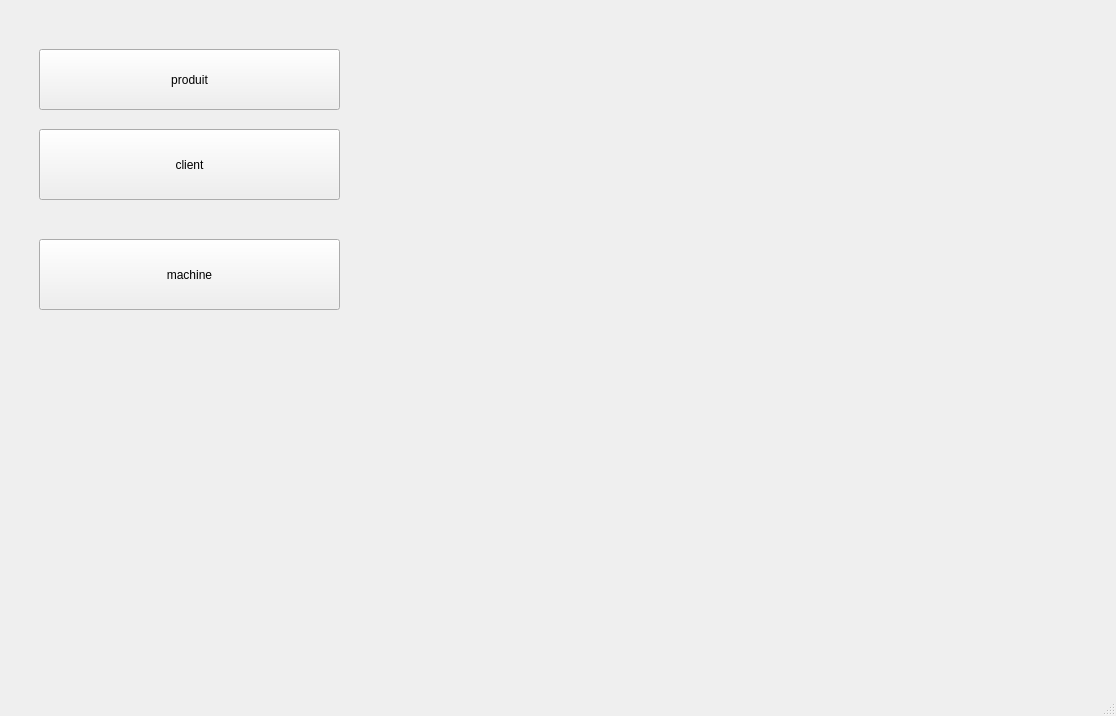
<?xml version="1.0" encoding="UTF-8"?>
<ui version="4.0">
 <class>MainWindow</class>
 <widget class="QMainWindow" name="MainWindow">
  <property name="geometry">
   <rect>
    <x>0</x>
    <y>0</y>
    <width>1116</width>
    <height>716</height>
   </rect>
  </property>
  <property name="windowTitle">
   <string>MainWindow</string>
  </property>
  <widget class="QWidget" name="centralwidget">
   <layout class="QHBoxLayout" name="horizontalLayout">
    <item>
     <widget class="QStackedWidget" name="stackedWidgetpp">
      <property name="currentIndex">
       <number>1</number>
      </property>
      <widget class="QWidget" name="pageproduit">
       <widget class="QStackedWidget" name="stackedwidgetprincipale">
        <property name="geometry">
         <rect>
          <x>199</x>
          <y>10</y>
          <width>871</width>
          <height>651</height>
         </rect>
        </property>
        <property name="currentIndex">
         <number>2</number>
        </property>
        <widget class="QWidget" name="pageajoutproduit">
         <layout class="QGridLayout" name="gridLayout">
          <item row="0" column="0">
           <widget class="QFrame" name="frame">
            <property name="frameShape">
             <enum>QFrame::Shape::StyledPanel</enum>
            </property>
            <property name="frameShadow">
             <enum>QFrame::Shadow::Raised</enum>
            </property>
            <widget class="QPushButton" name="bouttonajouterproduit">
             <property name="geometry">
              <rect>
               <x>130</x>
               <y>360</y>
               <width>181</width>
               <height>29</height>
              </rect>
             </property>
             <property name="styleSheet">
              <string notr="true">QPushButton {
    background-color: #2196F3; /* Bleu primaire */
    color: white;
    border: 1px solid #0D47A1; /* Bleu foncé */
    border-radius: 5px;
    padding: 5px;
}
QPushButton:hover {
    background-color: #1976D2; /* Bleu intermédiaire */
}
QPushButton:pressed {
    background-color: #1565C0; /* Bleu plus foncé */
}</string>
             </property>
             <property name="text">
              <string>ajouter</string>
             </property>
            </widget>
            <widget class="QFrame" name="frame_3">
             <property name="geometry">
              <rect>
               <x>10</x>
               <y>60</y>
               <width>181</width>
               <height>281</height>
              </rect>
             </property>
             <property name="frameShape">
              <enum>QFrame::Shape::StyledPanel</enum>
             </property>
             <property name="frameShadow">
              <enum>QFrame::Shadow::Raised</enum>
             </property>
             <layout class="QVBoxLayout" name="verticalLayout">
              <item>
               <widget class="QLabel" name="label">
                <property name="text">
                 <string>Type</string>
                </property>
               </widget>
              </item>
              <item>
               <widget class="QLabel" name="label_2">
                <property name="text">
                 <string>Nom</string>
                </property>
               </widget>
              </item>
              <item>
               <widget class="QLabel" name="label_3">
                <property name="text">
                 <string>Prix</string>
                </property>
               </widget>
              </item>
              <item>
               <widget class="QLabel" name="label_4">
                <property name="text">
                 <string>Quantité</string>
                </property>
               </widget>
              </item>
             </layout>
            </widget>
            <widget class="QFrame" name="frame_4">
             <property name="geometry">
              <rect>
               <x>210</x>
               <y>60</y>
               <width>221</width>
               <height>281</height>
              </rect>
             </property>
             <property name="frameShape">
              <enum>QFrame::Shape::StyledPanel</enum>
             </property>
             <property name="frameShadow">
              <enum>QFrame::Shadow::Raised</enum>
             </property>
             <layout class="QVBoxLayout" name="verticalLayout_2">
              <item>
               <widget class="QComboBox" name="boxtype">
                <item>
                 <property name="text">
                  <string>naturel</string>
                 </property>
                </item>
                <item>
                 <property name="text">
                  <string>chimique</string>
                 </property>
                </item>
               </widget>
              </item>
              <item>
               <widget class="QLineEdit" name="inputnomp">
                <property name="styleSheet">
                 <string notr="true">QLineEdit {
    border: 1px solid #64B5F6; /* Bleu clair */
    border-radius: 3px;
    padding: 5px;
    background-color: white;
}
QLineEdit:focus {
    border: 2px solid #1E88E5; /* Bleu vif */
}</string>
                </property>
               </widget>
              </item>
              <item>
               <widget class="QLineEdit" name="inputprixp">
                <property name="styleSheet">
                 <string notr="true">QLineEdit {
    border: 1px solid #64B5F6; /* Bleu clair */
    border-radius: 3px;
    padding: 5px;
    background-color: white;
}
QLineEdit:focus {
    border: 2px solid #1E88E5; /* Bleu vif */
}</string>
                </property>
               </widget>
              </item>
              <item>
               <widget class="QLineEdit" name="inputquantite">
                <property name="styleSheet">
                 <string notr="true">QLineEdit {
    border: 1px solid #64B5F6; /* Bleu clair */
    border-radius: 3px;
    padding: 5px;
    background-color: white;
}
QLineEdit:focus {
    border: 2px solid #1E88E5; /* Bleu vif */
}</string>
                </property>
               </widget>
              </item>
             </layout>
            </widget>
           </widget>
          </item>
         </layout>
        </widget>
        <widget class="QWidget" name="pagemodifierproduit">
         <widget class="QLabel" name="label_5">
          <property name="geometry">
           <rect>
            <x>90</x>
            <y>60</y>
            <width>121</width>
            <height>41</height>
           </rect>
          </property>
          <property name="text">
           <string>ID Produit</string>
          </property>
         </widget>
         <widget class="QFrame" name="frame_5">
          <property name="geometry">
           <rect>
            <x>80</x>
            <y>120</y>
            <width>161</width>
            <height>281</height>
           </rect>
          </property>
          <property name="frameShape">
           <enum>QFrame::Shape::StyledPanel</enum>
          </property>
          <property name="frameShadow">
           <enum>QFrame::Shadow::Raised</enum>
          </property>
          <layout class="QVBoxLayout" name="verticalLayout_4">
           <item>
            <widget class="QLabel" name="label_6">
             <property name="text">
              <string>Type</string>
             </property>
            </widget>
           </item>
           <item>
            <widget class="QLabel" name="label_7">
             <property name="text">
              <string>Nom</string>
             </property>
            </widget>
           </item>
           <item>
            <widget class="QLabel" name="label_8">
             <property name="text">
              <string>Prix</string>
             </property>
            </widget>
           </item>
           <item>
            <widget class="QLabel" name="label_9">
             <property name="text">
              <string>Quantité</string>
             </property>
            </widget>
           </item>
          </layout>
         </widget>
         <widget class="QFrame" name="frame_6">
          <property name="geometry">
           <rect>
            <x>270</x>
            <y>120</y>
            <width>191</width>
            <height>281</height>
           </rect>
          </property>
          <property name="frameShape">
           <enum>QFrame::Shape::StyledPanel</enum>
          </property>
          <property name="frameShadow">
           <enum>QFrame::Shadow::Raised</enum>
          </property>
          <layout class="QVBoxLayout" name="verticalLayout_5">
           <item>
            <widget class="QLineEdit" name="inputtypemodi">
             <property name="styleSheet">
              <string notr="true">QLineEdit {
    border: 1px solid #64B5F6; /* Bleu clair */
    border-radius: 3px;
    padding: 5px;
    background-color: white;
}
QLineEdit:focus {
    border: 2px solid #1E88E5; /* Bleu vif */
}</string>
             </property>
            </widget>
           </item>
           <item>
            <widget class="QLineEdit" name="inputnommodif">
             <property name="styleSheet">
              <string notr="true">QLineEdit {
    border: 1px solid #64B5F6; /* Bleu clair */
    border-radius: 3px;
    padding: 5px;
    background-color: white;
}
QLineEdit:focus {
    border: 2px solid #1E88E5; /* Bleu vif */
}</string>
             </property>
            </widget>
           </item>
           <item>
            <widget class="QLineEdit" name="inputprixmodif">
             <property name="styleSheet">
              <string notr="true">QLineEdit {
    border: 1px solid #64B5F6; /* Bleu clair */
    border-radius: 3px;
    padding: 5px;
    background-color: white;
}
QLineEdit:focus {
    border: 2px solid #1E88E5; /* Bleu vif */
}</string>
             </property>
            </widget>
           </item>
           <item>
            <widget class="QLineEdit" name="inputquantitemodif">
             <property name="styleSheet">
              <string notr="true">QLineEdit {
    border: 1px solid #64B5F6; /* Bleu clair */
    border-radius: 3px;
    padding: 5px;
    background-color: white;
}
QLineEdit:focus {
    border: 2px solid #1E88E5; /* Bleu vif */
}</string>
             </property>
            </widget>
           </item>
          </layout>
         </widget>
         <widget class="QLineEdit" name="idproduitmodifie">
          <property name="geometry">
           <rect>
            <x>210</x>
            <y>70</y>
            <width>113</width>
            <height>28</height>
           </rect>
          </property>
          <property name="styleSheet">
           <string notr="true">QLineEdit {
    border: 1px solid #64B5F6; /* Bleu clair */
    border-radius: 3px;
    padding: 5px;
    background-color: white;
}
QLineEdit:focus {
    border: 2px solid #1E88E5; /* Bleu vif */
}</string>
          </property>
         </widget>
         <widget class="QPushButton" name="bouttonidproduitmodif">
          <property name="geometry">
           <rect>
            <x>350</x>
            <y>70</y>
            <width>83</width>
            <height>29</height>
           </rect>
          </property>
          <property name="styleSheet">
           <string notr="true">QPushButton {
    background-color: #2196F3; /* Bleu primaire */
    color: white;
    border: 1px solid #0D47A1; /* Bleu foncé */
    border-radius: 5px;
    padding: 5px;
}
QPushButton:hover {
    background-color: #1976D2; /* Bleu intermédiaire */
}
QPushButton:pressed {
    background-color: #1565C0; /* Bleu plus foncé */
}</string>
          </property>
          <property name="text">
           <string>envoyer</string>
          </property>
         </widget>
         <widget class="QPushButton" name="bouttonconfirmermodification">
          <property name="geometry">
           <rect>
            <x>220</x>
            <y>420</y>
            <width>83</width>
            <height>29</height>
           </rect>
          </property>
          <property name="styleSheet">
           <string notr="true">QPushButton {
    background-color: #2196F3; /* Bleu primaire */
    color: white;
    border: 1px solid #0D47A1; /* Bleu foncé */
    border-radius: 5px;
    padding: 5px;
}
QPushButton:hover {
    background-color: #1976D2; /* Bleu intermédiaire */
}
QPushButton:pressed {
    background-color: #1565C0; /* Bleu plus foncé */
}</string>
          </property>
          <property name="text">
           <string>Confirmer</string>
          </property>
         </widget>
        </widget>
        <widget class="QWidget" name="pageafficherproduits">
         <layout class="QVBoxLayout" name="verticalLayout_6">
          <item>
           <widget class="QTableView" name="tableauproduits">
            <attribute name="verticalHeaderVisible">
             <bool>false</bool>
            </attribute>
           </widget>
          </item>
          <item>
           <widget class="QPushButton" name="pushButton_pdf">
            <property name="styleSheet">
             <string notr="true">QPushButton {
    background-color: #2196F3; /* Bleu primaire */
    color: white;
    border: 1px solid #0D47A1; /* Bleu foncé */
    border-radius: 5px;
    padding: 5px;
}
QPushButton:hover {
    background-color: #1976D2; /* Bleu intermédiaire */
}
QPushButton:pressed {
    background-color: #1565C0; /* Bleu plus foncé */
}</string>
            </property>
            <property name="text">
             <string>PDF</string>
            </property>
           </widget>
          </item>
          <item>
           <widget class="QFrame" name="frame_7">
            <property name="frameShape">
             <enum>QFrame::Shape::StyledPanel</enum>
            </property>
            <property name="frameShadow">
             <enum>QFrame::Shadow::Raised</enum>
            </property>
            <layout class="QHBoxLayout" name="horizontalLayout_2">
             <item>
              <widget class="QLineEdit" name="inputrecherchetableau">
               <property name="styleSheet">
                <string notr="true">QLineEdit {
    border: 1px solid #64B5F6; /* Bleu clair */
    border-radius: 3px;
    padding: 5px;
    background-color: white;
}
QLineEdit:focus {
    border: 2px solid #1E88E5; /* Bleu vif */
}</string>
               </property>
              </widget>
             </item>
             <item>
              <widget class="QPushButton" name="bouttonrecherchetableau">
               <property name="styleSheet">
                <string notr="true">QPushButton {
    background-color: #2196F3; /* Bleu primaire */
    color: white;
    border: 1px solid #0D47A1; /* Bleu foncé */
    border-radius: 5px;
    padding: 5px;
}
QPushButton:hover {
    background-color: #1976D2; /* Bleu intermédiaire */
}
QPushButton:pressed {
    background-color: #1565C0; /* Bleu plus foncé */
}</string>
               </property>
               <property name="text">
                <string>Rechercher</string>
               </property>
              </widget>
             </item>
             <item>
              <widget class="QPushButton" name="triparnom">
               <property name="styleSheet">
                <string notr="true">QPushButton {
    background-color: #2196F3; /* Bleu primaire */
    color: white;
    border: 1px solid #0D47A1; /* Bleu foncé */
    border-radius: 5px;
    padding: 5px;
}
QPushButton:hover {
    background-color: #1976D2; /* Bleu intermédiaire */
}
QPushButton:pressed {
    background-color: #1565C0; /* Bleu plus foncé */
}</string>
               </property>
               <property name="text">
                <string>tri par prix</string>
               </property>
              </widget>
             </item>
             <item>
              <widget class="QPushButton" name="validationsms">
               <property name="styleSheet">
                <string notr="true">QPushButton {
    background-color: #2196F3; /* Bleu primaire */
    color: white;
    border: 1px solid #0D47A1; /* Bleu foncé */
    border-radius: 5px;
    padding: 5px;
}
QPushButton:hover {
    background-color: #1976D2; /* Bleu intermédiaire */
}
QPushButton:pressed {
    background-color: #1565C0; /* Bleu plus foncé */
}</string>
               </property>
               <property name="text">
                <string>Validation SMS</string>
               </property>
              </widget>
             </item>
            </layout>
           </widget>
          </item>
         </layout>
        </widget>
        <widget class="QWidget" name="pagestatistique">
         <widget class="QLabel" name="label_11">
          <property name="geometry">
           <rect>
            <x>250</x>
            <y>80</y>
            <width>63</width>
            <height>20</height>
           </rect>
          </property>
          <property name="text">
           <string>statistique</string>
          </property>
         </widget>
        </widget>
        <widget class="QWidget" name="pagearduino">
         <widget class="QLineEdit" name="lineEditEmployeeID">
          <property name="geometry">
           <rect>
            <x>130</x>
            <y>100</y>
            <width>171</width>
            <height>28</height>
           </rect>
          </property>
         </widget>
         <widget class="QPushButton" name="pushButtonverifer">
          <property name="geometry">
           <rect>
            <x>330</x>
            <y>100</y>
            <width>83</width>
            <height>29</height>
           </rect>
          </property>
          <property name="text">
           <string>verifer</string>
          </property>
         </widget>
         <widget class="QLabel" name="labelResult">
          <property name="geometry">
           <rect>
            <x>100</x>
            <y>320</y>
            <width>321</width>
            <height>91</height>
           </rect>
          </property>
          <property name="text">
           <string/>
          </property>
         </widget>
        </widget>
        <widget class="QWidget" name="pagesupprimerproduit">
         <widget class="QLabel" name="label_10">
          <property name="geometry">
           <rect>
            <x>60</x>
            <y>80</y>
            <width>151</width>
            <height>20</height>
           </rect>
          </property>
          <property name="text">
           <string>ID Produit</string>
          </property>
         </widget>
         <widget class="QLineEdit" name="idproduitsupprime">
          <property name="geometry">
           <rect>
            <x>60</x>
            <y>110</y>
            <width>113</width>
            <height>28</height>
           </rect>
          </property>
          <property name="styleSheet">
           <string notr="true">QLineEdit {
    border: 1px solid #64B5F6; /* Bleu clair */
    border-radius: 3px;
    padding: 5px;
    background-color: white;
}
QLineEdit:focus {
    border: 2px solid #1E88E5; /* Bleu vif */
}</string>
          </property>
         </widget>
         <widget class="QPushButton" name="bouttonsupprimerproduit">
          <property name="geometry">
           <rect>
            <x>210</x>
            <y>110</y>
            <width>83</width>
            <height>29</height>
           </rect>
          </property>
          <property name="styleSheet">
           <string notr="true">QPushButton {
    background-color: #2196F3; /* Bleu primaire */
    color: white;
    border: 1px solid #0D47A1; /* Bleu foncé */
    border-radius: 5px;
    padding: 5px;
}
QPushButton:hover {
    background-color: #1976D2; /* Bleu intermédiaire */
}
QPushButton:pressed {
    background-color: #1565C0; /* Bleu plus foncé */
}</string>
          </property>
          <property name="text">
           <string>Supprimer</string>
          </property>
         </widget>
        </widget>
        <widget class="QWidget" name="pagehistorique">
         <layout class="QGridLayout" name="gridLayout_2">
          <item row="0" column="0">
           <widget class="QTextEdit" name="textHistorique"/>
          </item>
         </layout>
        </widget>
       </widget>
       <widget class="QFrame" name="frame_2">
        <property name="geometry">
         <rect>
          <x>0</x>
          <y>10</y>
          <width>192</width>
          <height>641</height>
         </rect>
        </property>
        <property name="minimumSize">
         <size>
          <width>180</width>
          <height>0</height>
         </size>
        </property>
        <property name="styleSheet">
         <string notr="true">QWidget {
    background-color: #E3F2FD; /* Bleu clair */
}</string>
        </property>
        <property name="frameShape">
         <enum>QFrame::Shape::StyledPanel</enum>
        </property>
        <property name="frameShadow">
         <enum>QFrame::Shadow::Raised</enum>
        </property>
        <layout class="QVBoxLayout" name="verticalLayout_3">
         <item>
          <widget class="QPushButton" name="bouttonpageafficherproduit">
           <property name="styleSheet">
            <string notr="true">QPushButton {
    background-color: #2196F3; /* Bleu primaire */
    color: white;
    border: 1px solid #0D47A1; /* Bleu foncé */
    border-radius: 5px;
    padding: 5px;
}
QPushButton:hover {
    background-color: #1976D2; /* Bleu intermédiaire */
}
QPushButton:pressed {
    background-color: #1565C0; /* Bleu plus foncé */
}</string>
           </property>
           <property name="text">
            <string>Afficher Produits</string>
           </property>
          </widget>
         </item>
         <item>
          <widget class="QPushButton" name="bouttonpagestatistique">
           <property name="styleSheet">
            <string notr="true">QPushButton {
    background-color: #2196F3; /* Bleu primaire */
    color: white;
    border: 1px solid #0D47A1; /* Bleu foncé */
    border-radius: 5px;
    padding: 5px;
}
QPushButton:hover {
    background-color: #1976D2; /* Bleu intermédiaire */
}
QPushButton:pressed {
    background-color: #1565C0; /* Bleu plus foncé */
}</string>
           </property>
           <property name="text">
            <string>Statistique des produits</string>
           </property>
          </widget>
         </item>
         <item>
          <widget class="QPushButton" name="bouttonpagemodifierproduit">
           <property name="styleSheet">
            <string notr="true">QPushButton {
    background-color: #2196F3; /* Bleu primaire */
    color: white;
    border: 1px solid #0D47A1; /* Bleu foncé */
    border-radius: 5px;
    padding: 5px;
}
QPushButton:hover {
    background-color: #1976D2; /* Bleu intermédiaire */
}
QPushButton:pressed {
    background-color: #1565C0; /* Bleu plus foncé */
}</string>
           </property>
           <property name="text">
            <string>Modifier Produit</string>
           </property>
          </widget>
         </item>
         <item>
          <widget class="QPushButton" name="bouttonpagesupprimer">
           <property name="styleSheet">
            <string notr="true">QPushButton {
    background-color: #2196F3; /* Bleu primaire */
    color: white;
    border: 1px solid #0D47A1; /* Bleu foncé */
    border-radius: 5px;
    padding: 5px;
}
QPushButton:hover {
    background-color: #1976D2; /* Bleu intermédiaire */
}
QPushButton:pressed {
    background-color: #1565C0; /* Bleu plus foncé */
}</string>
           </property>
           <property name="text">
            <string>Supprimer Produit</string>
           </property>
          </widget>
         </item>
         <item>
          <widget class="QPushButton" name="bouttonpageajouter">
           <property name="styleSheet">
            <string notr="true">QPushButton {
    background-color: #2196F3; /* Bleu primaire */
    color: white;
    border: 1px solid #0D47A1; /* Bleu foncé */
    border-radius: 5px;
    padding: 5px;
}
QPushButton:hover {
    background-color: #1976D2; /* Bleu intermédiaire */
}
QPushButton:pressed {
    background-color: #1565C0; /* Bleu plus foncé */
}</string>
           </property>
           <property name="text">
            <string>Ajouter Produit</string>
           </property>
          </widget>
         </item>
         <item>
          <widget class="QPushButton" name="bouttonpagehistorique">
           <property name="styleSheet">
            <string notr="true">QPushButton {
    background-color: #2196F3; /* Bleu primaire */
    color: white;
    border: 1px solid #0D47A1; /* Bleu foncé */
    border-radius: 5px;
    padding: 5px;
}
QPushButton:hover {
    background-color: #1976D2; /* Bleu intermédiaire */
}
QPushButton:pressed {
    background-color: #1565C0; /* Bleu plus foncé */
}</string>
           </property>
           <property name="text">
            <string>Historique</string>
           </property>
          </widget>
         </item>
         <item>
          <widget class="QPushButton" name="bouttonpagearduino">
           <property name="text">
            <string>Arduino</string>
           </property>
          </widget>
         </item>
         <item>
          <widget class="QPushButton" name="pushButtonexit">
           <property name="text">
            <string>exit</string>
           </property>
          </widget>
         </item>
        </layout>
       </widget>
      </widget>
      <widget class="QWidget" name="menup">
       <widget class="QPushButton" name="pushButtonkhedmakol">
        <property name="geometry">
         <rect>
          <x>30</x>
          <y>40</y>
          <width>301</width>
          <height>61</height>
         </rect>
        </property>
        <property name="text">
         <string>produit</string>
        </property>
       </widget>
       <widget class="QPushButton" name="pushButton_2">
        <property name="geometry">
         <rect>
          <x>30</x>
          <y>120</y>
          <width>301</width>
          <height>71</height>
         </rect>
        </property>
        <property name="text">
         <string>client</string>
        </property>
       </widget>
       <widget class="QPushButton" name="pushButton_3">
        <property name="geometry">
         <rect>
          <x>30</x>
          <y>230</y>
          <width>301</width>
          <height>71</height>
         </rect>
        </property>
        <property name="text">
         <string>machine</string>
        </property>
       </widget>
      </widget>
     </widget>
    </item>
   </layout>
  </widget>
  <widget class="QStatusBar" name="statusbar"/>
 </widget>
 <resources/>
 <connections/>
</ui>
